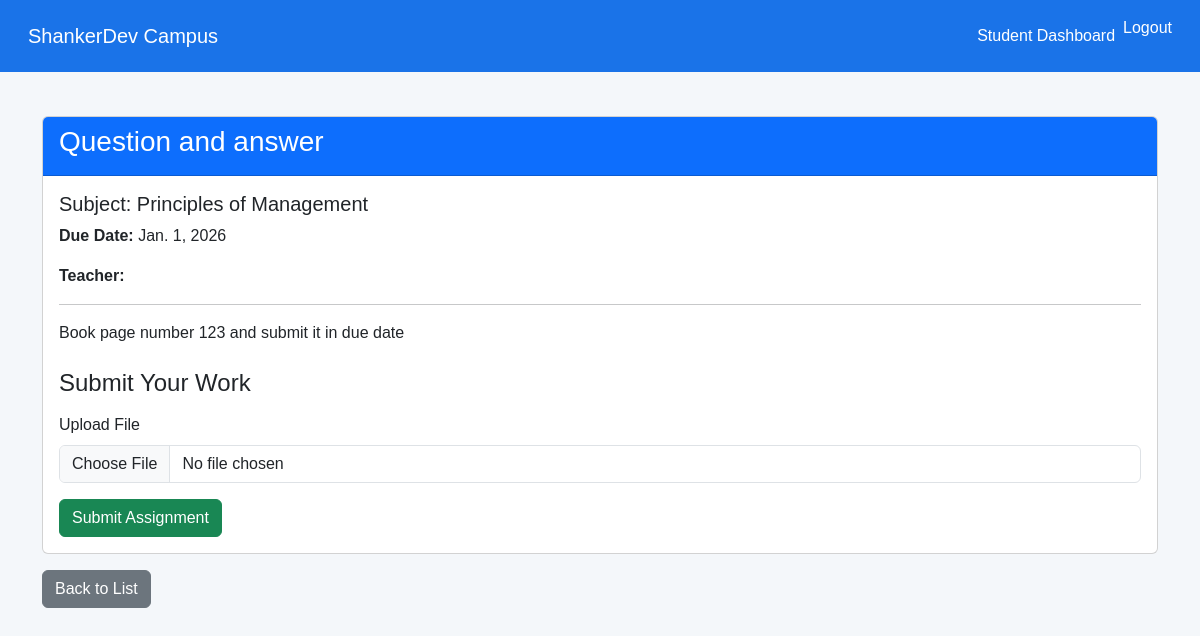
The page /campus/student/assignment/1/ (signed in) on the database its author committed.
### campus/models.py (models this page shows, shortened)
class Assignment(models.Model):
    title = models.CharField(max_length=200)
    description = models.TextField()
    subject = models.ForeignKey(Subject, on_delete=models.CASCADE)
    teacher = models.ForeignKey(CustomUser, on_delete=models.CASCADE)
    due_date = models.DateField()
    semester = models.IntegerField()

class Subject(models.Model):
    name = models.CharField(max_length=100)
    faculty = models.ForeignKey(Faculty, on_delete=models.CASCADE)
    semester = models.IntegerField()

### campus/views.py (the view)
# urls.py: path('student/assignment/<int:pk>/', assignment_detail, name='assignment_detail'),
@login_required
@student_required
def assignment_detail(request, pk):
    assignment = Assignment.objects.get(id=pk)
    if request.method == 'POST':
        form = SubmissionForm(request.POST, request.FILES)
        if form.is_valid():
            try:
                submission = form.save(commit=False)
                submission.assignment = assignment
                submission.student = request.user
                submission.save()
                messages.success(request, "Assignment submitted successfully!")
                return redirect('student_dashboard')
            except Exception as e:
                messages.error(request, f"Error submitting assignment: {e}")
    else:
        form = SubmissionForm()
    return render(request, 'campus/assignment_detail.html', {'assignment': assignment, 'form': form})

### campus/forms.py
class SubmissionForm(forms.ModelForm):
    class Meta:
        model = Submission
        fields = ('file',)

### campus/views.py (called while the page is built)
def student_required(function):
    return user_passes_test(lambda u: u.role == 'student' and u.is_authenticated)(function)

### myproject/context_processors.py (called while the page is built)
def college_context(request):  # Adjust name to match your setup
    return {
        'college_info': CollegeInfo.objects.first(),
        'events': Event.objects.all(),
    }

### campus/templates/campus/assignment_detail.html (shortened to what this page needs)
{% extends 'base.html' %}
{% block content %}
<div class="container mt-4">
    <div class="card">
        <div class="card-header bg-primary text-white">
            <h3>{{ assignment.title }}</h3>
        </div>
        <div class="card-body">
            <h5 class="card-title">Subject: {{ assignment.subject.name }}</h5>
            <p class="card-text"><strong>Due Date:</strong> {{ assignment.due_date }}</p>
            <p class="card-text"><strong>Teacher:</strong> {{ assignment.teacher.get_full_name }}</p>
            <hr>
            <p class="card-text">{{ assignment.description|linebreaks }}</p>
            <h4 class="mt-4">Submit Your Work</h4>
            <form method="post" enctype="multipart/form-data" class="mt-3">
                <div class="mb-3">
                    <label for="{{ form.file.id_for_label }}" class="form-label">Upload File</label>
                    <input type="file" name="{{ form.file.name }}" class="form-control"
                        id="{{ form.file.id_for_label }}" required>
                </div>
                <button type="submit" class="btn btn-success">Submit Assignment</button>
            </form>
        </div>
    </div>
    <a href="{% url 'submit_assignment' %}" class="btn btn-secondary mt-3">Back to List</a>
</div>
{% endblock %}

### myproject/templates/base.html (style rules this page uses)
body { background-color: #f4f7fa; font-family: 'Arial', sans-serif; }

### rows shown on the page
Assignment: title "Question and answer", subject.name "Principles of Management", due_date "Jan. 1, 2026", description "Book page number 123 and submit it in due date"
